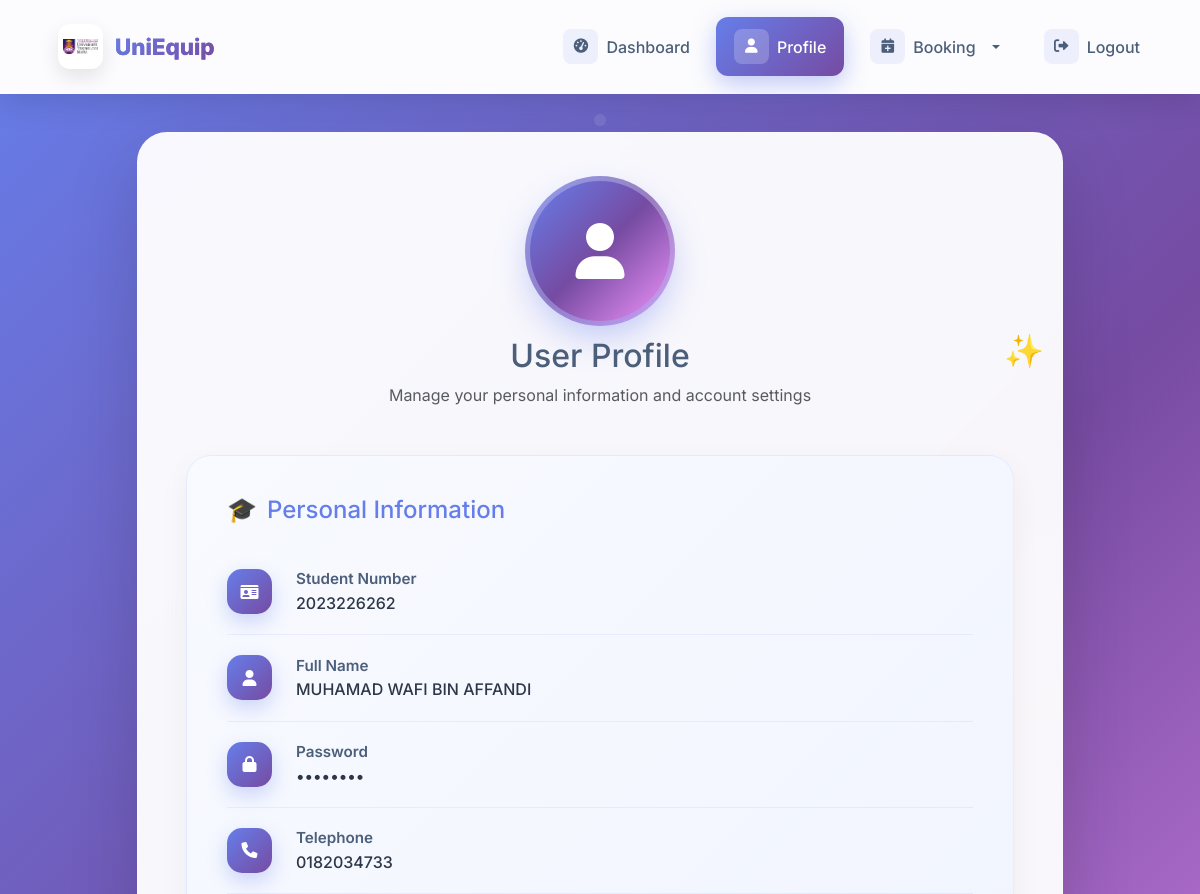
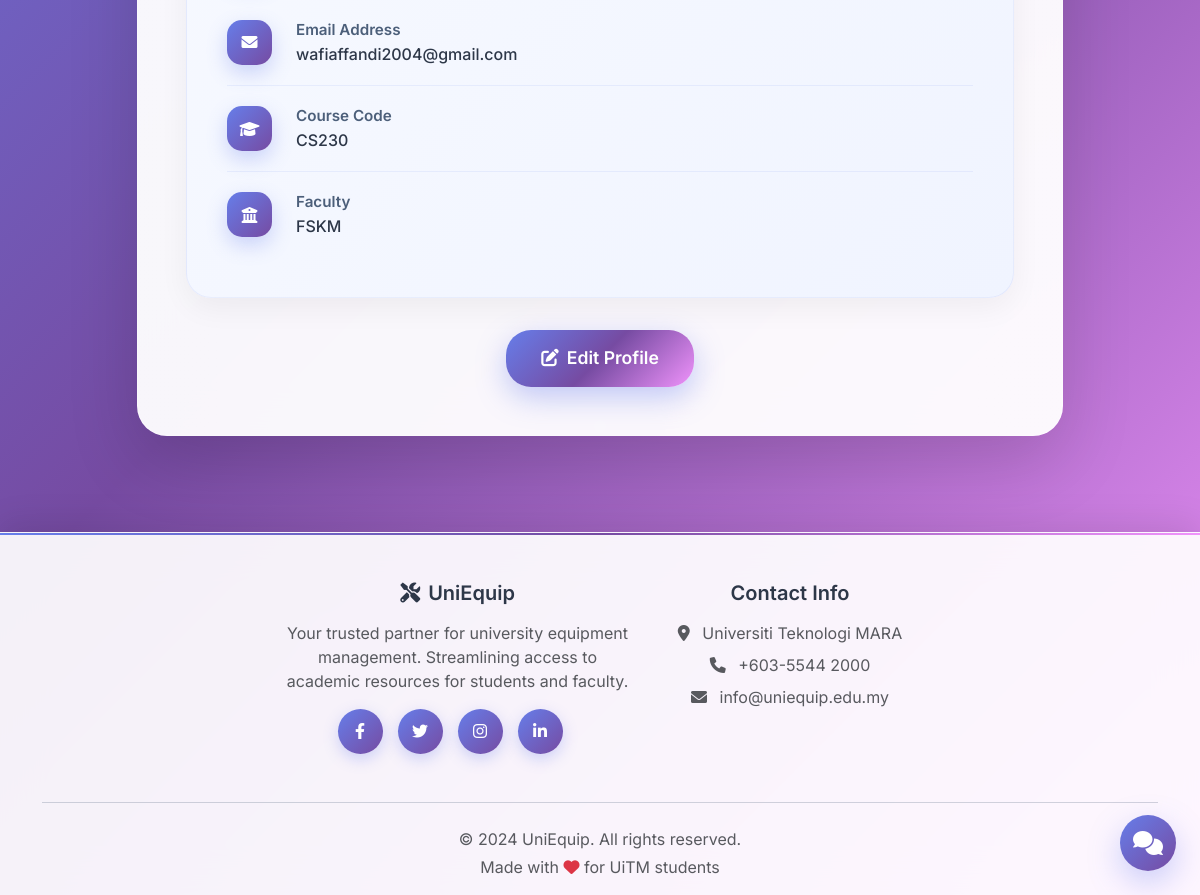
Page /user_profile.php (signed in) on the committed database (2 pictures, top to bottom).
### tables this page shows
CREATE TABLE `user` (
  `stud_num` int(10) NOT NULL,
  `stud_name` varchar(100) NOT NULL,
  `stud_pass` varchar(50) NOT NULL,
  `stud_tel` varchar(50) NOT NULL,
  `stud_email` varchar(50) NOT NULL,
  `course_code` varchar(50) NOT NULL,
  `faculty` varchar(50) NOT NULL
);

### user_profile.php (the view, shortened to what this page needs)
<?php
include("db.php");
$stud_num = $_SESSION['user_number'];
$query = "SELECT * FROM user WHERE stud_num = ?";
$stmt = $connect->prepare($query);
$stmt->bind_param("s", $stud_num);
$stmt->execute();
$result = $stmt->get_result();
if ($result->num_rows === 1) {
    $student = $result->fetch_assoc();
} else {
    echo "<script>alert('Student profile not found.'); window.location.href='user_dashboard.php';</script>";
    exit();
}
?>
<!DOCTYPE html>
<html lang="en">
<head>
    <link href="https://cdn.jsdelivr.net/npm/bootstrap@5.3.0/dist/css/bootstrap.min.css" rel="stylesheet">
    <link href="https://cdnjs.cloudflare.com/ajax/libs/font-awesome/6.0.0/css/all.min.css" rel="stylesheet">
    <link href="user_style.css" rel="stylesheet">
</head>
<body>
    <nav class="navbar navbar-expand-lg navbar-light fixed-top modern-navbar">
        <div class="container">
            <a class="navbar-brand modern-brand" href="#">
                <div class="brand-logo">
                    <img src="uploads/uitm_logo.png" alt="UiTM Logo" class="logo-img">
                </div>
                <span class="brand-text">UniEquip</span>
            </a>
            <div class="collapse navbar-collapse" id="navbarNav">
                <ul class="navbar-nav ms-auto modern-nav">
                    <li class="nav-item">
                        <a class="nav-link modern-nav-link" href="user_dashboard.php">
                            <div class="nav-icon">
                                <i class="fas fa-tachometer-alt"></i>
                            </div>
                            <span>Dashboard</span>
                        </a>
                    </li>
                    <li class="nav-item">
                        <a class="nav-link modern-nav-link active" href="user_profile.php">
                            <div class="nav-icon">
                                <i class="fas fa-user"></i>
                            </div>
                            <span>Profile</span>
                        </a>
                    </li>
                    <li class="nav-item dropdown">
                        <a class="nav-link modern-nav-link dropdown-toggle" href="#" id="bookingDropdown" role="button" data-bs-toggle="dropdown" aria-expanded="false">
                            <div class="nav-icon">
                                <i class="fas fa-calendar-plus"></i>
                            </div>
                            <span>Booking</span>
                        </a>
                    </li>
                    <li class="nav-item">
                        <a class="nav-link modern-nav-link logout-link" href="#" onclick="showLogoutModal(); return false;">
                            <div class="nav-icon">
                                <i class="fas fa-sign-out-alt"></i>
                            </div>
                            <span>Logout</span>
                        </a>
                    </li>
                </ul>
            </div>
        </div>
    </nav>
    <div class="container" style="margin-top: 100px;">
        <div class="row justify-content-center">
            <div class="col-lg-10">
                <div class="main-container">
                    <div class="page-header">
                        <div class="user-avatar">
                            <i class="fas fa-user"></i>
                        </div>
                        <h2 class="page-title with-sparkle mb-2">User Profile</h2>
                        <p class="text-muted">Manage your personal information and account settings</p>
                    </div>
                    <div class="content-card">
                        <h4 class="section-title with-icon mb-4">Personal Information</h4>
                        <div class="form-field">
                            <div class="field-icon">
                                <i class="fas fa-id-card"></i>
                            </div>
                            <div class="flex-grow-1">
                                <div class="field-label">Student Number</div>
                                <div class="field-value"><?php echo htmlspecialchars($student['stud_num']); ?></div>
                            </div>
                        </div>
                        <div class="form-field">
                            <div class="field-icon">
                                <i class="fas fa-user"></i>
                            </div>
                            <div class="flex-grow-1">
                                <div class="field-label">Full Name</div>
                                <div class="field-value"><?php echo htmlspecialchars($student['stud_name']); ?></div>
                            </div>
                        </div>
                        <div class="form-field">
                            <div class="field-icon">
                                <i class="fas fa-lock"></i>
                            </div>
                            <div class="flex-grow-1">
                                <div class="field-label">Password</div>
                                <div class="field-value">••••••••</div>
                            </div>
                        </div>
                        <div class="form-field">
                            <div class="field-icon">
                                <i class="fas fa-phone"></i>
                            </div>
                            <div class="flex-grow-1">
                                <div class="field-label">Telephone</div>
                                <div class="field-value"><?php echo htmlspecialchars($student['stud_tel']); ?></div>
                            </div>
                        </div>
                        <div class="form-field">
                            <div class="field-icon">
                                <i class="fas fa-envelope"></i>
                            </div>
                            <div class="flex-grow-1">
                                <div class="field-label">Email Address</div>
                                <div class="field-value"><?php echo htmlspecialchars($student['stud_email']); ?></div>
                            </div>
                        </div>
                        <div class="form-field">
                            <div class="field-icon">
                                <i class="fas fa-graduation-cap"></i>
                            </div>
                            <div class="flex-grow-1">
                                <div class="field-label">Course Code</div>
                                <div class="field-value"><?php echo strtoupper(htmlspecialchars($student['course_code'])); ?></div>
                            </div>
                        </div>
                        <div class="form-field">
                            <div class="field-icon">
                                <i class="fas fa-university"></i>
                            </div>
                            <div class="flex-grow-1">
                                <div class="field-label">Faculty</div>
                                <div class="field-value"><?php echo strtoupper(htmlspecialchars($student['faculty'])); ?></div>
                            </div>
                        </div>
                    </div>
                    <div class="text-center">
                        <form action="user_edit_profile.php" method="post" class="d-inline">
                            <button type="submit" class="btn btn-custom">
                                <i class="fas fa-edit me-2"></i>Edit Profile
                            </button>
                        </form>
                    </div>
                </div>
            </div>
        </div>
    </div>
    <footer class="footer">
        <div class="container">
            <div class="row justify-content-center">
                <div class="col-lg-4 col-md-6 mb-4 text-center">
                    <h5>
                        <i class="fas fa-tools me-2"></i>UniEquip
                    </h5>
                    <p class="text-muted">Your trusted partner for university equipment management. Streamlining access to academic resources for students and faculty.</p>
                    <div class="social-icons d-flex justify-content-center">
                        <a href="#"><i class="fab fa-facebook-f"></i></a>
                        <a href="#"><i class="fab fa-twitter"></i></a>
                        <a href="#"><i class="fab fa-instagram"></i></a>
                        <a href="#"><i class="fab fa-linkedin-in"></i></a>
                    </div>
                </div>
                <div class="col-lg-3 col-md-6 mb-4 text-center">
                    <h5>Contact Info</h5>
                    <div class="text-muted">
                        <div class="mb-2">
                            <i class="fas fa-map-marker-alt me-2"></i>
                            Universiti Teknologi MARA
                        </div>
                        <div class="mb-2">
                            <i class="fas fa-phone me-2"></i>
                            +603-5544 2000
                        </div>
                        <div>
                            <i class="fas fa-envelope me-2"></i>
                            info@uniequip.edu.my
                        </div>
                    </div>
                </div>
            </div>
            <hr class="my-4">
            <div class="row">
                <div class="col-12 text-center">
                    <p class="mb-1 text-muted">&copy; 2024 UniEquip. All rights reserved.</p>
                    <p class="mb-0 text-muted">Made with <i class="fas fa-heart text-danger"></i> for UiTM students</p>
                </div>
            </div>
        </div>
    </footer>
    <?php include('chatbot_widget.php'); ?>
</body>
</html>

### user_style.css (style rules this page uses)
body { font-family: 'Inter', sans-serif; background: linear-gradient(135deg, #667eea 0%, #764ba2 50%, #f093fb 100%); min-height: 100vh; position: relative; }
body::before { content: ''; position: fixed; top: 0; left: 0; width: 100%; height: 100%; pointer-events: none; z-index: -1; }
.navbar-brand { font-weight: 700; font-size: 1.5rem; background: linear-gradient(135deg, #667eea, #764ba2); -webkit-background-clip: text; -webkit-text-fill-color: transparent; background-clip: text; }
.navbar { background: rgba(255, 255, 255, 0.95) !important; backdrop-filter: blur(20px); box-shadow: 0 8px 32px rgba(0,0,0,0.1); border-bottom: 1px solid rgba(255,255,255,0.2); }
.main-container { background: rgba(255, 255, 255, 0.95); border-radius: 30px; box-shadow: 0 25px 70px rgba(0,0,0,0.15); padding: 3rem; margin: 2rem 0; backdrop-filter: blur(20px); border: 1px solid rgba(255,255,255,0.3); position: relative; overflow: hidden; }
.main-container::before { content: ''; position: absolute; top: -50%; left: -50%; width: 200%; height: 200%; background: linear-gradient(45deg, transparent, rgba(255,255,255,0.1), transparent); transform: rotate(45deg); animation: shimmer 3s infinite; }
.content-card { background: linear-gradient(135deg, #f8faff, #f0f4ff); border-radius: 25px; padding: 2.5rem; margin-bottom: 2rem; border: 1px solid rgba(102, 126, 234, 0.1); box-shadow: 0 10px 30px rgba(0,0,0,0.05); position: relative; z-index: 1; transition: all 0.3s ease; }
.form-field { display: flex; align-items: center; padding: 1.2rem 0; border-bottom: 1px solid rgba(102, 126, 234, 0.1); transition: all 0.3s ease; }
.form-field:last-child { border-bottom: none; }
.field-icon { width: 45px; height: 45px; border-radius: 15px; background: linear-gradient(135deg, #667eea, #764ba2); display: flex; align-items: center; justify-content: center; color: white; margin-right: 1.5rem; box-shadow: 0 8px 20px rgba(102, 126, 234, 0.3); transition: all 0.3s ease; }
.field-label { font-weight: 600; color: #4c5f7a; min-width: 140px; font-size: 0.95rem; }
.field-value { color: #2d3748; font-weight: 500; font-size: 1rem; }
.btn-custom { background: linear-gradient(135deg, #667eea, #764ba2, #f093fb); border: none; padding: 15px 35px; border-radius: 25px; color: white; font-weight: 600; transition: all 0.3s ease; box-shadow: 0 10px 30px rgba(102, 126, 234, 0.4); font-size: 1.1rem; position: relative; overflow: hidden; }
.btn-custom::before { content: ''; position: absolute; top: 0; left: -100%; width: 100%; height: 100%; background: linear-gradient(90deg, transparent, rgba(255,255,255,0.3), transparent); transition: left 0.5s; }
.footer { background: rgba(255, 255, 255, 0.92); color: #4c5f7a; padding: 3rem 0 1rem; margin-top: 4rem; position: relative; overflow: hidden; backdrop-filter: blur(20px); box-shadow: 0 -8px 32px rgba(0,0,0,0.1); border-top: 1px solid rgba(255,255,255,0.3); }
.footer::before { content: ''; position: absolute; top: 0; left: 0; width: 100%; height: 2px; background: linear-gradient(90deg, #667eea, #764ba2, #f093fb); }
.footer h5 { color: #2d3748; font-weight: 600; margin-bottom: 1rem; }
.social-icons a { display: inline-block; width: 45px; height: 45px; background: linear-gradient(135deg, #667eea, #764ba2); border-radius: 50%; text-align: center; line-height: 45px; margin-right: 15px; color: white; transition: all 0.3s ease; box-shadow: 0 5px 15px rgba(102, 126, 234, 0.3); }
.page-header { text-align: center; margin-bottom: 3rem; position: relative; z-index: 1; }
.page-title { position: relative; color: #4c5f7a; }
.page-title.with-sparkle::after { content: '✨'; position: absolute; right: -30px; top: -5px; animation: sparkle 2s ease-in-out infinite; }
.section-title { color: #667eea; position: relative; }
.section-title.with-icon::before { content: '🎓'; margin-right: 10px; }
.user-avatar { width: 140px; height: 140px; border-radius: 50%; background: linear-gradient(135deg, #667eea, #764ba2, #f093fb); display: flex; align-items: center; justify-content: center; margin: 0 auto 1rem; color: white; font-size: 3.5rem; box-shadow: 0 15px 35px rgba(102, 126, 234, 0.4); animation: float 3s ease-in-out infinite; position: relative; }
.user-avatar::before { content: ''; position: absolute; top: -5px; left: -5px; right: -5px; bottom: -5px; border-radius: 50%; background: linear-gradient(135deg, #667eea, #764ba2, #f093fb); z-index: -1; opacity: 0.7; animation: pulse 2s ease-in-out infinite; }

### rows in the picture
user: stud_num "2023226262", stud_name "MUHAMAD WAFI BIN AFFANDI", stud_tel "0182034733", stud_email "wafiaffandi2004@gmail.com", course_code "CS230", faculty "FSKM"
